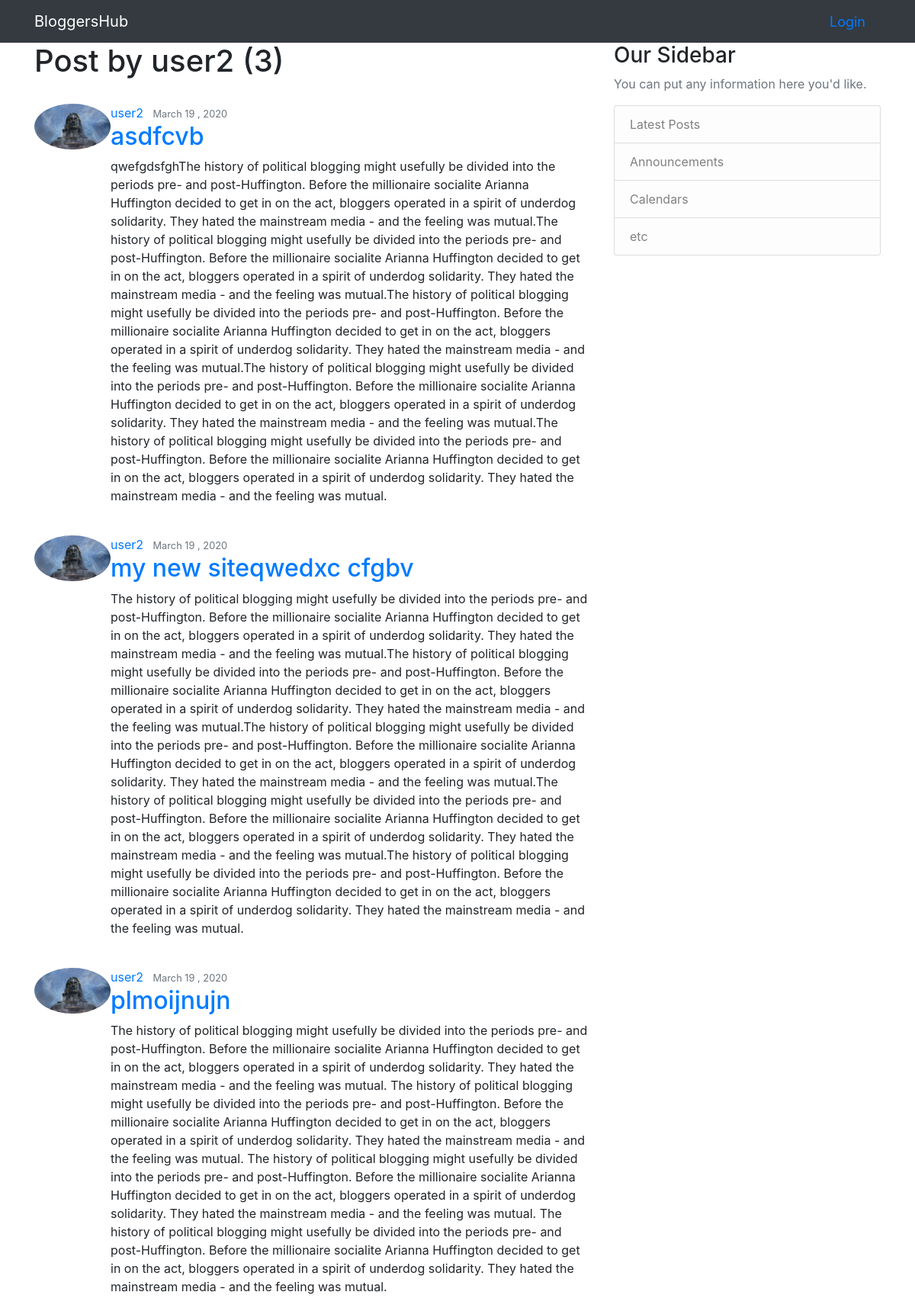
Page /user/user2/ on the committed database.
### posts/models.py (models this page shows, shortened)
class Post(models.Model):
    title = models.CharField(max_length=100)
    content = models.TextField()
    date_post = models.DateTimeField(default = timezone.now)
    author = models.ForeignKey(User, on_delete=models.CASCADE)

### users/models.py (models this page shows, shortened)
class profileModel(models.Model):
    user = models.OneToOneField(User,on_delete=models.CASCADE)
    image = models.ImageField(default='default.jpg',upload_to='images')

### posts/views.py (the view)
# urls.py: path('user/<str:username>/',UserPostListView.as_view(), name = 'userPost'),
class UserPostListView(ListView):
    model = Post
    template_name = 'posts/user_posts.html'
    context_object_name = 'posts'
    ordering = ['-date_post']
    paginate_by = 5
    def get_queryset(self):
        user = get_object_or_404(User, username=self.kwargs.get('username'))
        return Post.objects.filter(author=user).order_by('-date_post')

### templates/posts/user_posts.html (shortened to what this page needs)
{% extends 'posts/base.html' %}
{% load static %}
{% block content %}
<h1>Post by {{view.kwargs.username }} ({{page_obj.paginator.count}})</h1>
 {% for i in posts %}
 <br>
      <article class="media content-section">
        <img class="rounded-circle article-img"  src="{{i.author.profilemodel.image.url}}" width="100px" alt="">
         <div class="media-body">
           <div class="article-metadata">
             <a class="mr-2" href="{% url 'userPost' i.author.username  %}">{{i.author}}</a>
             <small class="text-muted">{{i.date_post|date:"F d , Y"}}</small>
             </div>
           <h2><a class="article-title" href="{% url 'postDetail' i.id %}">{{i.title}}</a></h2>
           <p class="article-content">{{i.content}}</p>
         </div>
       </article>
{% endfor%}
{% endblock %}

### rows in the picture
Post: author.profilemodel.image (placeholder picture), author "user2", date_post "March 19 , 2020", title "asdfcvb", content "qwefgdsfghThe history of political blogging might usefully be divided into the periods pre- and post-Huffington. Before the millionaire socialite Arianna Huffington decided to get in on the act, bloggers operated in a spirit of underdog solidarity. They hated the mainstream media - and the feeling was mutual.The history of political blogging might usefully be divided into the periods pre- and post-Huffington. Before the millionaire socialite Arianna Huffington decided to get in on the act, bloggers operated in a spirit of underdog solidarity. They hated the mainstream media - and the feeling was mutual.The history of political blogging might usefully be divided into the periods pre- and…"
Post: author.profilemodel.image (placeholder picture), author "user2", date_post "March 19 , 2020", title "my new siteqwedxc cfgbv", content "The history of political blogging might usefully be divided into the periods pre- and post-Huffington. Before the millionaire socialite Arianna Huffington decided to get in on the act, bloggers operated in a spirit of underdog solidarity. They hated the mainstream media - and the feeling was mutual.The history of political blogging might usefully be divided into the periods pre- and post-Huffington. Before the millionaire socialite Arianna Huffington decided to get in on the act, bloggers operated in a spirit of underdog solidarity. They hated the mainstream media - and the feeling was mutual.The history of political blogging might usefully be divided into the periods pre- and…"
Post: author.profilemodel.image (placeholder picture), author "user2", date_post "March 19 , 2020", title "plmoijnujn", content "The history of political blogging might usefully be divided into the periods pre- and post-Huffington. Before the millionaire socialite Arianna Huffington decided to get in on the act, bloggers operated in a spirit of underdog solidarity. They hated the mainstream media - and the feeling was mutual. The history of political blogging might usefully be divided into the periods pre- and post-Huffington. Before the millionaire socialite Arianna Huffington decided to get in on the act, bloggers operated in a spirit of underdog solidarity. They hated the mainstream media - and the feeling was mutual. The history of political blogging might usefully be divided into the periods pre- and…"

### other values in the picture
{{ view.kwargs.username }} "user2"
{{ page_obj.paginator.count }} "3"
